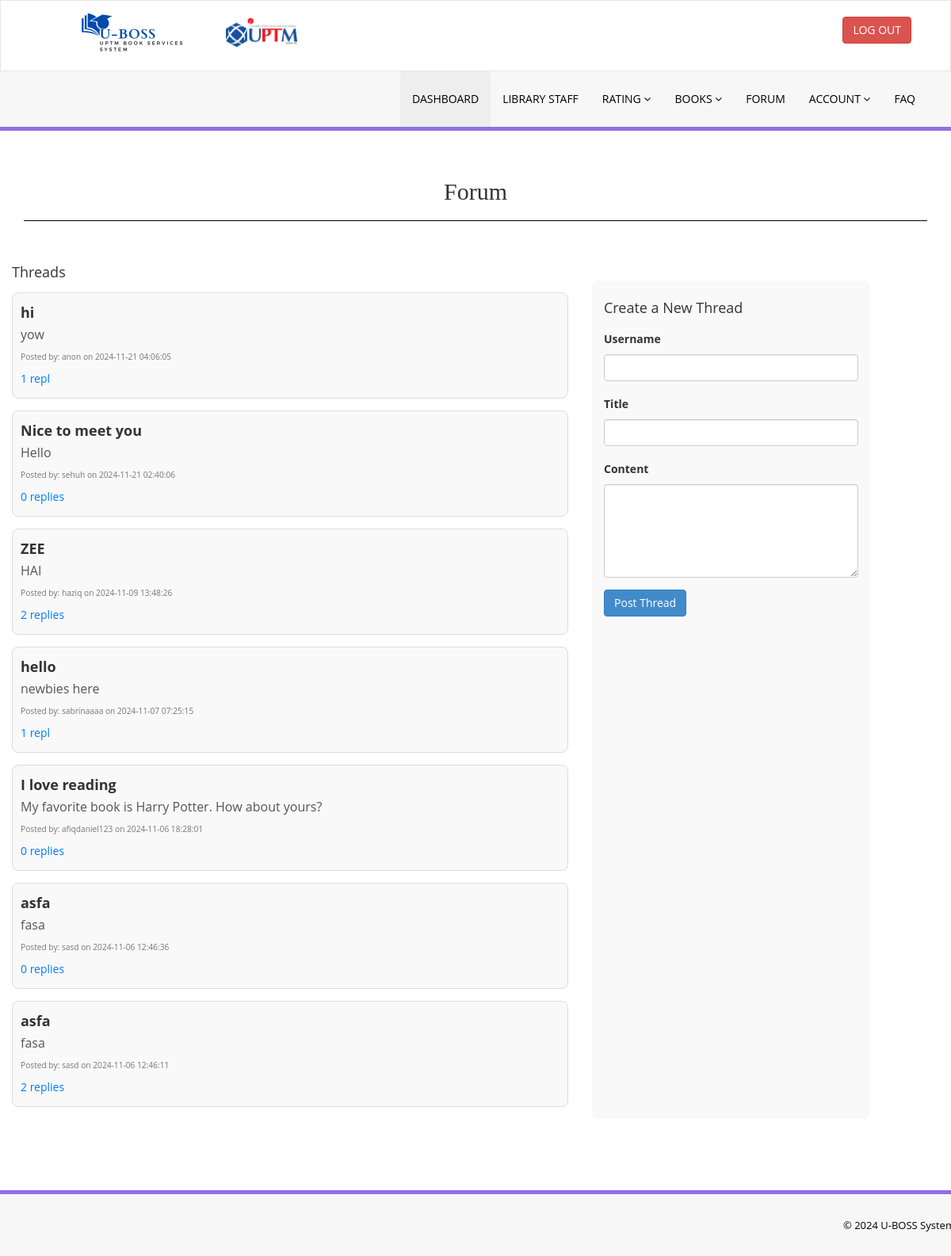
Page /library/forum.php (signed in) on the committed database.
### tables this page shows
CREATE TABLE `forum_threads` (
  `thread_id` int(11) NOT NULL,
  `user_name` varchar(255) NOT NULL,
  `thread_title` varchar(255) NOT NULL,
  `thread_content` text NOT NULL,
  `created_at` timestamp NOT NULL DEFAULT current_timestamp()
);

### library/forum.php (the view, shortened to what this page needs)
<?php
include('includes/config.php');
$sql = "SELECT * FROM forum_threads ORDER BY created_at DESC";
$query = $dbh->prepare($sql);
$query->execute();
$threads = $query->fetchAll(PDO::FETCH_OBJ);
?>
<!DOCTYPE html>
<html xmlns="http://www.w3.org/1999/xhtml">
<head>
    <link href="assets/css/bootstrap.css" rel="stylesheet" />
    <link href="assets/css/font-awesome.css" rel="stylesheet" />
    <link href="assets/css/style.css" rel="stylesheet" />
</head>
<body>
    <?php include('includes/header.php'); ?>
    <div class="content-wrapper">
        <div class="container">
            <div class="row pad-botm">
                <div class="col-md-12">
                    <h2 style="text-align: center; font-family: 'Times New Roman', serif";>Forum</h2><h2 style="border-top: 1px solid black; padding-bottom: 5px;">
                </div>
            </div>
            <div class="row">
                <div class="forum-threads">
                    <h5>Threads</h5>
                    <?php
                    foreach ($threads as $thread) {
                        $reply_sql = "SELECT COUNT(*) AS reply_count FROM forum_replies WHERE thread_id = :thread_id";
                        $reply_query = $dbh->prepare($reply_sql);
                        $reply_query->bindParam(':thread_id', $thread->thread_id, PDO::PARAM_INT);
                        $reply_query->execute();
                        $reply_count = $reply_query->fetch(PDO::FETCH_OBJ)->reply_count;
                    ?>
                        <div class="forum-thread">
                            <div class="forum-thread-title"><?php echo htmlentities($thread->thread_title); ?></div>
                            <div class="forum-thread-content"><?php echo nl2br(htmlentities($thread->thread_content)); ?></div>
                            <div class="forum-thread-info">
                                <small>Posted by: <?php echo htmlentities($thread->user_name); ?> on <?php echo htmlentities($thread->created_at); ?></small>
                            </div>
                            <a href="viewforum.php?thread_id=<?php echo $thread->thread_id; ?>" class="forum-reply-link">
                                <?php echo $reply_count . " repl" . ($reply_count != 1 ? "ies" : ""); ?>
                            </a>
                        </div>
                    <?php } ?>
                </div>
                <div class="thread-form">
                    <h5>Create a New Thread</h5>
                    <form method="POST">
                        <div class="form-group">
                            <label for="username">Username</label>
                            <input type="text" name="username" class="form-control" required />
                        </div>
                        <div class="form-group">
                            <label for="title">Title</label>
                            <input type="text" name="title" class="form-control" required />
                        </div>
                        <div class="form-group">
                            <label for="content">Content</label>
                            <textarea name="content" class="form-control" rows="5" required></textarea>
                        </div>
                        <button type="submit" name="submit_thread" class="btn btn-primary">Post Thread</button>
                    </form>
                </div>
            </div>
        </div>
    </div>
    <?php include('includes/footer.php'); ?>
</body>
</html>

### library/assets/css/style.css (style rules this page uses)
.content-wrapper { margin-top: 40px; min-height:800px; padding-bottom:90px; }
.pad-botm { padding-bottom:30px; }

### library/forum.php (style rules this page uses)
.forum-thread { border: 1px solid #ddd; margin-bottom: 15px; padding: 10px; border-radius: 8px; background-color: #f9f9f9; }
.forum-thread-title { font-size: 18px; font-weight: bold; }
.forum-thread-content { font-size: 16px; color: #555; }
.forum-thread-info { font-size: 12px; color: #777; }
.forum-reply-link { font-size: 14px; color: #007bff; text-decoration: none; }
.thread-form { margin-top: 30px; }
.row { display: flex; flex-wrap: wrap; }
.forum-threads { flex: 0 0 60%; margin-right: 30px; }
.thread-form { flex: 0 0 30%; background-color: #f9f9f9; border-radius: 8px; padding: 15px; }
.form-control { font-size: 14px; padding: 8px; }
h5 { font-size: 18px; margin-bottom: 15px; }

### rows in the picture
forum_threads: thread_title "hi", thread_content "yow", user_name "anon", created_at "2024-11-21 04:06:05", reply_count "1"
forum_threads: thread_title "Nice to meet you", thread_content "Hello", user_name "sehuh", created_at "2024-11-21 02:40:06", reply_count "0", shows "ies"
forum_threads: thread_title "ZEE", thread_content "HAI", user_name "haziq", created_at "2024-11-09 13:48:26", reply_count "2", shows "ies"
forum_threads: thread_title "hello", thread_content "newbies here", user_name "sabrinaaaa", created_at "2024-11-07 07:25:15", reply_count "1"
forum_threads: thread_title "I love reading", thread_content "My favorite book is Harry Potter. How about yours?", user_name "afiqdaniel123", created_at "2024-11-06 18:28:01", reply_count "0", shows "ies"
forum_threads: thread_title "asfa", thread_content "fasa", user_name "sasd", created_at "2024-11-06 12:46:36", reply_count "0", shows "ies"
forum_threads: thread_title "asfa", thread_content "fasa", user_name "sasd", created_at "2024-11-06 12:46:11", reply_count "2", shows "ies"
